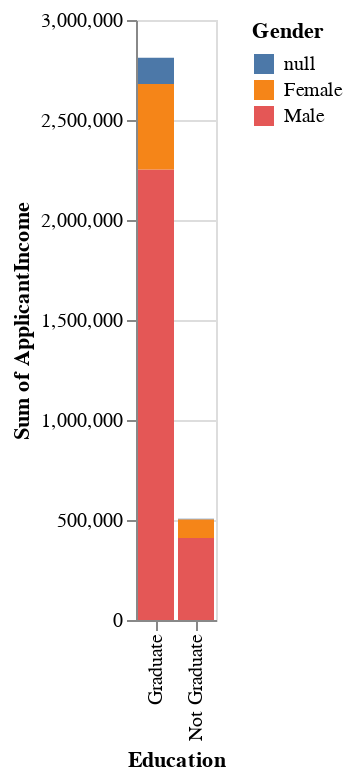

Write notebook code for a chart like this one.
### Code cell
alt.Chart(df).mark_bar().encode(
    alt.Color('Gender:N'),
    alt.X('Education:N'),
    y='sum(ApplicantIncome):Q',
)

### Figure 1 — Vega-Lite specification as saved in the notebook (floating-point values rounded to 4 significant figures; data arrays with more than 128 entries replaced by an {"elided": "..."} marker saying what was removed)
{"config": {"view": {"continuousWidth": 400, "continuousHeight": 300}}, "data": {"name": "data-2f4a6919b66b1fd2ec23340351d04dd8"}, "mark": "bar", "encoding": {"color": {"field": "Gender", "type": "nominal"}, "x": {"field": "Education", "type": "nominal"}, "y": {"aggregate": "sum", "field": "ApplicantIncome", "type": "quantitative"}}, "$schema": "https://vega.github.io/schema/vega-lite/v4.17.0.json", "datasets": {"data-2f4a6919b66b1fd2ec23340351d04dd8": {"elided": "614 records"}}}
